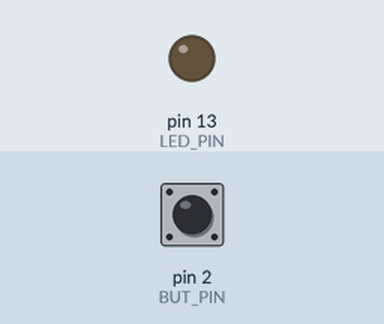
A sketch run on a simulated Arduino Uno, built with avr-gcc and run on an emulated ATmega328P. On the bench: output pins drawn as LEDs (lit = HIGH). The inputs (shaded band) are chosen by the test bench; at power-on: pin 2 (BUT_PIN) LOW.

Above: at 1.2 s.
1.3 s: pin 2 (BUT_PIN) pulled HIGH for 0.15 s
At 1.37 s:
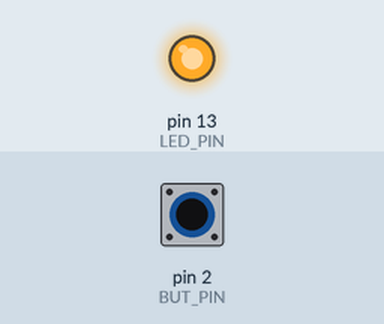
2.9 s: pin 2 (BUT_PIN) pulled HIGH for 3.2 s
At 6.6 s:
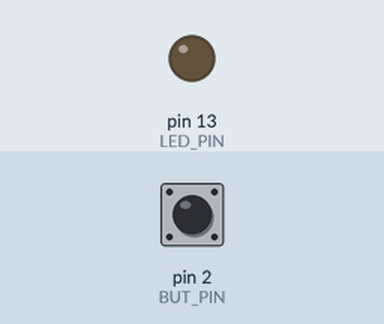
Timing chart, 0 to 8.1 s (numbered marks = the images above; inputs shaded):
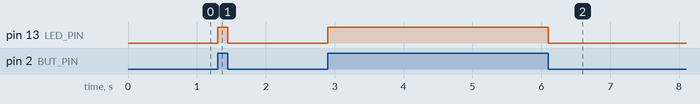

The sketch:

tarefa_03_1.ino
```cpp
#include "event_driven.h"

#define LED_PIN 13
#define BUT_PIN 2

EventDriven m_eventdrive;

void button_changed (int pin, int v)
{
  if (pin == BUT_PIN)
    digitalWrite(LED_PIN, v);
}

void init_client ()
{
  pinMode(LED_PIN, OUTPUT);

  m_eventdrive.ButtonListenCb(&button_changed);
  m_eventdrive.ButtonListen(BUT_PIN);
}

void setup ()
{
  m_eventdrive.Setup(&init_client);
}
void loop ()
{
  m_eventdrive.Loop();
}
```

event_driven.cpp
```cpp
#include "event_driven.h"

#include <Arduino.h>

EventDriven::EventDriven()
  : m_pin_count(0)
{
}

EventDriven::~EventDriven()
{
}

void EventDriven::ButtonListenCb(void(*bt_cb)(int, int))
{
  m_bt_cb = bt_cb;
}

bool EventDriven::ButtonListen(int pin)
{
  m_pin_count++;
  if (m_pin_count >= BUTTON_TOTAL)
    return false;

  int pos = m_pin_count - 1;

  m_pin[pos] = pin;
  pinMode(m_pin[pos], INPUT);

  m_state[pos] = digitalRead(m_pin[pos]);
  return true;
}

void EventDriven::TimerSetCb(void(*timer_cb)(int))
{
  m_timer_cb = timer_cb;
}

bool EventDriven::TimerSet(int id, unsigned long ms, bool reset)
{
  if (id >= TIMER_TOTAL)
    return false;

  if (reset) {
    m_old_time[id] = millis();
    m_new_time[id] = millis();
  }

  m_timer[id] = ms;
  return true;
}

void EventDriven::Setup(void(*init_cb)())
{
  for (int i=0; i<TIMER_TOTAL; i++) {
    m_old_time[i] = millis();
    m_new_time[i] = millis();
    m_timer[i] = 0;
  }

  init_cb();
}

void EventDriven::Loop()
{
  for (int i=0; i<m_pin_count; i++) {
    int state = digitalRead(m_pin[i]);
    if (m_state[i] != state) {
      m_state[i] = state;
      m_bt_cb(m_pin[i], m_state[i]);
    }
  }

  for (int i=0; i<TIMER_TOTAL; i++) {
    m_new_time[i] = millis();
    if (m_timer[i] != 0 && m_new_time[i] - m_old_time[i] >= m_timer[i]) {
      m_old_time[i] = m_new_time[i];
      m_timer_cb(i);
    }
  }
}
```

event_driven.h
```cpp
#ifndef EVENT_DRIVEN_H
#define EVENT_DRIVEN_H

#define BUTTON_TOTAL 4
#define TIMER_TOTAL 4

class EventDriven
{
  public:
    EventDriven();
    ~EventDriven();
    void ButtonListenCb(void(*bt_cb)(int, int));
    bool ButtonListen (int pin);
    void TimerSetCb(void(*timer_cb)(int));
    bool TimerSet(int id, unsigned long ms, bool reset);

    void Setup(void(*init_cb)());
    void Loop();

  private:
    int m_pin[BUTTON_TOTAL];
    int m_state[BUTTON_TOTAL];
    int m_pin_count;
    void (*m_bt_cb) (int, int);

    unsigned long m_old_time[TIMER_TOTAL];
    unsigned long m_new_time[TIMER_TOTAL];
    unsigned long m_timer[TIMER_TOTAL];
    int m_timer_count;
    void (*m_timer_cb) (int);
};

#endif
```

Measured:
- after the input at 1.3 s, pin 13 (LED_PIN): LOW → HIGH at once, → LOW 0.15 s later
- after the input at 2.9 s, pin 13 (LED_PIN): LOW → HIGH at once, → LOW 3.2 s later
